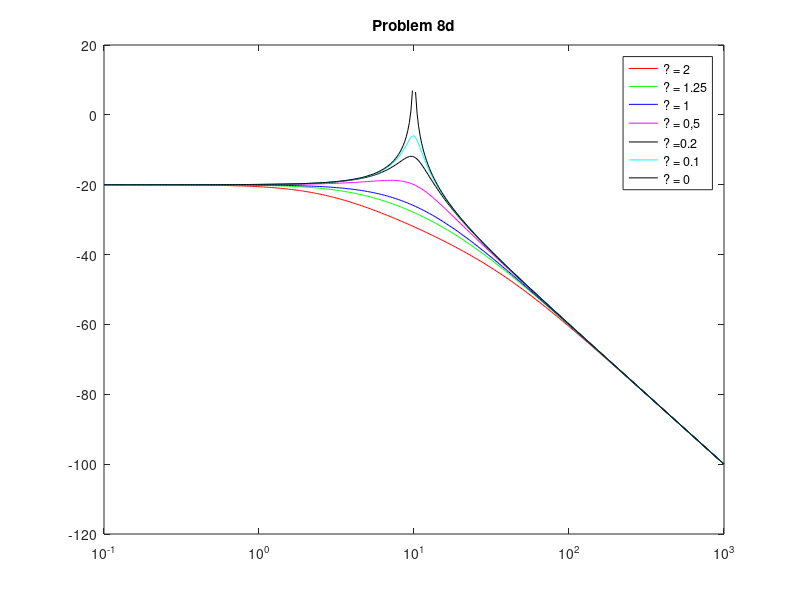

The MATLAB script that drew this image: (Note: this script raises an error after producing the figure.)
%% Mikhail Grushko - BE110 - PSET 4

%% Cleanup

clearvars;
close all;
clc;

%% Problem 8d

zeta = [2, 1.25, 1, 0.5, 0.2, 0.1, 0];
b = zeta*2*0.1*10;
j = sqrt(-1);
w = 10.^(-1 : 0.01 : 3);
color = ['r', 'g', 'b', 'm', 'k', 'c', 'k'];

figure;
for i = 1 : 7
    H=1./(0.1*(j*w).^2+b(i)*(j*w)+10);
    Hdb=20*log10(abs(H));
    plot(w,Hdb,color(i)); 
    set(gca,'xscale','log');
    hold on;
end     
title('Problem 8d');
legend('? = 2', '? = 1.25', '? = 1', '? = 0,5', '? =0.2', '? = 0.1' , '? = 0');

%% Problem 8e

figure;
for i = 1 : 7
    H=tf(1./(0.1*(j*w).^2+b(i)*(j*w)+10));
    Y = step(H);
%     plot(t,Y,color(i)); 
    hold on;
end  

%% Problem 9

w = 10.^(-1 : 0.01 : 3);
figure;
subplot(2,3,1); 
H=1./(j*w/10+1); 
Hdb=20*log10(abs(H)); 
plot(w,Hdb,'r'); 
set(gca,'xscale','log')% define H & make the plot

subplot(2,3,2); 
H=1./(j*w/10+1).^2; 
Hdb=20*log10(abs(H)); 
plot(w,Hdb,'g'); 
set(gca,'xscale','log')% define H & make the plot

subplot(2,3,3); 
H=1./(j*w); 
Hdb=20*log10(abs(H)); 
plot(w,Hdb,'b'); 
set(gca,'xscale','log')% define H & make the plot

subplot(2,3,4); 
H=(10./(j*w))+1; 
Hdb=20*log10(abs(H)); 
plot(w,Hdb,'k'); 
set(gca,'xscale','log')% define H & make the plot

subplot(2,3,5); 
H=(j*w)./(((j*w./10) + 1).*((j*w./100) + 1)); 
Hdb=20*log10(abs(H)); 
plot(w,Hdb); 
set(gca,'xscale','log')% define H & make the plot

subplot(2,3,6); 
H=(j*w)./(((j*w./50) + 1).*((j*w./200) + 1)); 
Hdb=20*log10(abs(H)); 
plot(w,Hdb,'m'); 
set(gca,'xscale','log')% define H & make the plot

%% Problem 10a

figure; 
t=0:.01:10; 
x=sin(2*pi*t);
% define t with an initial sampling interval dt=0.01 and define x(t)to have
% period=1
for k=1:200 
% for loop that incrementally changes the sampling interval 
    is=1:k:length(t);  
    ts=t(is); 
    xs=x(is); 
    %set the new dt tok*dt&then plot the original x (blue) and the sampled x(red)
    subplot(211); 
    plot(t,x,'-b',ts, xs,'.r','markersize',16); 
    title(['T=1, dt=',num2str(k*0.01), ',  k=',num2str(k),'/200']);
    subplot(212); plot(t,x,'-b',ts, xs,'.-r','markersize',16); pause 
    % hit the SPACEBAR to advance to next plot
end
% this code flips thorough sampling rates.  The lower plots is the same as 
% the upperbut with the reddots connected

%%
% 10a:  As I am flipping through the sampling frequencies, I observe the
% effect known as aliasing. Aliasing is generally observed in the
% Discrete-Time Fourier Transform, where only a single fundamental sampling
% frequency $\omega _o$. At higher $\omega _o$ (significantly higher than
% period $T$), the DTFT does an accurate job of representing the original
% wave. However, at $\omega _o = 0.5T$, aliasing effect begins to occur,
% due to the fact that one cannot unambiguously interpret the samples,
% creating multiple signals that are aliases of each other (i.e. all of the
% aliases can produce the sampling obtained).

%% Problem 10b

figure; 
dt=0.01; 
t=0:dt:10; 
N=length(t); 
% define t with a sampling interval dt=0.001 
for k=1:200
% for loop that incrementally changes the frequency 
    x=cos(2*pi*k*t);  
	%set the new frequencytok
	subplot(211); 
	plot(t,x); 
	title(['dt=0.01, Sampling freq= 100,  Signal freq=',num2str(k),'/200']); 
	% plot x(t)
	X=fft(x); 
	X=X(1:round(N/2)); f=(0:round(N/2)-1)/(N*dt);
	% findthe DFT of x(t) thenremove the redundant freqs
	subplot(212); 
	plot(f,abs(X));% plot X(f)in the lowerplot
	f_actual(k)= k; %UNCOMMENTTHIS LINE
	f_detected(k)= X(k) ;   %MODIFY THIS LINE
    pause;
	% pressthe SPACEBAR to advance to next frame(or hold it downto advance rapidlly)\
end

figure;
plot(f_actual, f_actual, '-b',f_actual, f_detected, '-r'); 
legend({'Actual Frequency','DetectedFrequency'})

%%
% This is another way of demonstrating the aliasing problem when doing the
% Discrete-Time Fourier Transform. However, this time we're exploring DTFTs
% at different signal $\omega _o$, but the same sampling frequency. What
% happens as we move towards higher signal frequencies, we see repeating
% frequencies, which is a sign of aliasing. The pattern also follows the
% Nyquist law, which states that a signal must be sampled at a rate greater
% twice as $\omega _o$.